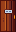

Below is a game level as drawn by its tile map, then a one-line description and the .tmx that defines it (tile-layer data replaced by summaries):
An orthogonal 1x2 tile map with 16x16 px tiles, 4 tile layers (Back, Buildings, Front, AlwaysFront), 1 hidden layer not drawn and 1 object (TileData).

<map version="1.2" tiledversion="1.3.1" orientation="orthogonal" renderorder="right-down" compressionlevel="0" width="1" height="2" tilewidth="16" tileheight="16" infinite="0" nextlayerid="11" nextobjectid="49">
 <editorsettings>
  <export target="TheaterDoor.tmx" format="tmx" />
 </editorsettings>
 <tileset firstgid="1" name="spring_theaterDoor" tilewidth="16" tileheight="16" tilecount="2" columns="1">
  <image source="spring_theaterDoor.png" width="16" height="32" />
 </tileset>
 <layer id="1" name="Back" width="1" height="2">
  <data>[2 cells, 0 non-empty, 0 distinct tile ids]</data>
 </layer>
 <objectgroup id="2" name="Back" />
 <layer id="3" name="Buildings" width="1" height="2">
  <data>[2 cells, 2 non-empty, 2 distinct tile ids]</data>
 </layer>
 <objectgroup id="4" name="Buildings">
  <object id="48" name="TileData" x="0" y="16" width="16" height="16">
   <properties>
    <property name="Action" value="Warp 21 21 TheaterBreakroom " />
   </properties>
  </object>
 </objectgroup>
 <layer id="5" name="Paths" width="1" height="2" visible="0">
  <data>[2 cells, 0 non-empty, 0 distinct tile ids]</data>
 </layer>
 <objectgroup id="6" name="Paths" />
 <layer id="7" name="Front" width="1" height="2">
  <data>[2 cells, 0 non-empty, 0 distinct tile ids]</data>
 </layer>
 <objectgroup id="8" name="Front" />
 <layer id="9" name="AlwaysFront" width="1" height="2">
  <data>[2 cells, 0 non-empty, 0 distinct tile ids]</data>
 </layer>
 <objectgroup id="10" name="AlwaysFront" />
</map>
